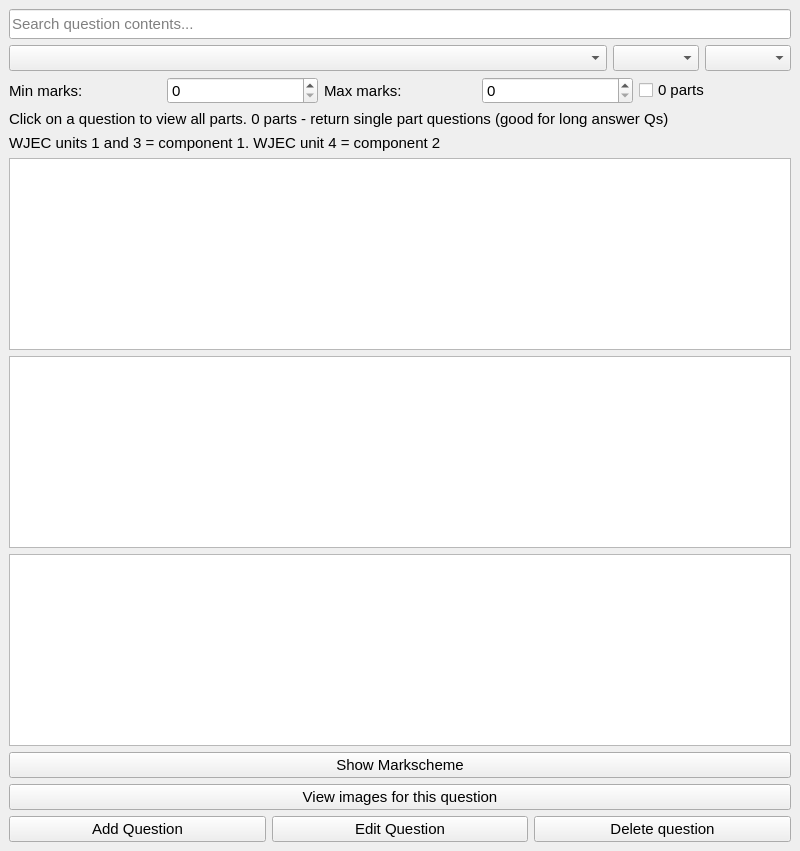
<?xml version="1.0" encoding="UTF-8"?>
<ui version="4.0">
 <class>ViewAllQuestions</class>
 <widget class="QMainWindow" name="ViewAllQuestions">
  <property name="geometry">
   <rect>
    <x>0</x>
    <y>0</y>
    <width>800</width>
    <height>820</height>
   </rect>
  </property>
  <property name="font">
   <font>
    <pointsize>11</pointsize>
   </font>
  </property>
  <property name="windowTitle">
   <string>Question Bank</string>
  </property>
  <property name="documentMode">
   <bool>false</bool>
  </property>
  <property name="tabShape">
   <enum>QTabWidget::Rounded</enum>
  </property>
  <widget class="QWidget" name="centralwidget">
   <layout class="QVBoxLayout" name="verticalLayout">
    <item>
     <widget class="QLineEdit" name="lineEdit">
      <property name="sizePolicy">
       <sizepolicy hsizetype="Expanding" vsizetype="Minimum">
        <horstretch>0</horstretch>
        <verstretch>0</verstretch>
       </sizepolicy>
      </property>
      <property name="minimumSize">
       <size>
        <width>0</width>
        <height>30</height>
       </size>
      </property>
      <property name="placeholderText">
       <string>Search question contents...</string>
      </property>
     </widget>
    </item>
    <item>
     <layout class="QHBoxLayout" name="horizontalLayout">
      <property name="sizeConstraint">
       <enum>QLayout::SetDefaultConstraint</enum>
      </property>
      <item>
       <widget class="QComboBox" name="cbSelectTopic">
        <property name="sizePolicy">
         <sizepolicy hsizetype="MinimumExpanding" vsizetype="Fixed">
          <horstretch>0</horstretch>
          <verstretch>0</verstretch>
         </sizepolicy>
        </property>
       </widget>
      </item>
      <item>
       <widget class="QComboBox" name="cbComponent">
        <property name="sizePolicy">
         <sizepolicy hsizetype="Minimum" vsizetype="Fixed">
          <horstretch>0</horstretch>
          <verstretch>0</verstretch>
         </sizepolicy>
        </property>
        <property name="sizeAdjustPolicy">
         <enum>QComboBox::AdjustToContents</enum>
        </property>
       </widget>
      </item>
      <item>
       <widget class="QComboBox" name="cbLevel">
        <property name="sizePolicy">
         <sizepolicy hsizetype="Minimum" vsizetype="Fixed">
          <horstretch>0</horstretch>
          <verstretch>0</verstretch>
         </sizepolicy>
        </property>
       </widget>
      </item>
     </layout>
    </item>
    <item>
     <layout class="QHBoxLayout" name="horizontalLayout_2">
      <item>
       <widget class="QLabel" name="lMin">
        <property name="text">
         <string>Min marks:</string>
        </property>
       </widget>
      </item>
      <item>
       <widget class="QSpinBox" name="sbMin"/>
      </item>
      <item>
       <widget class="QLabel" name="lMax">
        <property name="text">
         <string>Max marks:</string>
        </property>
       </widget>
      </item>
      <item>
       <widget class="QSpinBox" name="sbMax"/>
      </item>
      <item>
       <widget class="QCheckBox" name="checkBoxForSingleParts">
        <property name="text">
         <string>0 parts</string>
        </property>
       </widget>
      </item>
     </layout>
    </item>
    <item>
     <widget class="QLabel" name="lTip">
      <property name="text">
       <string>Click on a question to view all parts. 0 parts - return single part questions (good for long answer Qs)</string>
      </property>
     </widget>
    </item>
    <item>
     <widget class="QLabel" name="lWjec">
      <property name="text">
       <string>WJEC units 1 and 3 = component 1. WJEC unit 4 = component 2</string>
      </property>
     </widget>
    </item>
    <item>
     <widget class="QTableWidget" name="twQuestionBank">
      <property name="sizePolicy">
       <sizepolicy hsizetype="Expanding" vsizetype="MinimumExpanding">
        <horstretch>0</horstretch>
        <verstretch>0</verstretch>
       </sizepolicy>
      </property>
      <property name="editTriggers">
       <set>QAbstractItemView::NoEditTriggers</set>
      </property>
      <property name="selectionMode">
       <enum>QAbstractItemView::SingleSelection</enum>
      </property>
      <attribute name="horizontalHeaderStretchLastSection">
       <bool>true</bool>
      </attribute>
     </widget>
    </item>
    <item>
     <widget class="QTableWidget" name="twParts">
      <property name="sizePolicy">
       <sizepolicy hsizetype="Expanding" vsizetype="Minimum">
        <horstretch>0</horstretch>
        <verstretch>0</verstretch>
       </sizepolicy>
      </property>
      <property name="editTriggers">
       <set>QAbstractItemView::NoEditTriggers</set>
      </property>
      <property name="selectionMode">
       <enum>QAbstractItemView::SingleSelection</enum>
      </property>
      <attribute name="horizontalHeaderStretchLastSection">
       <bool>true</bool>
      </attribute>
     </widget>
    </item>
    <item>
     <widget class="QTextEdit" name="teQuestionPreview">
      <property name="sizePolicy">
       <sizepolicy hsizetype="Expanding" vsizetype="MinimumExpanding">
        <horstretch>0</horstretch>
        <verstretch>0</verstretch>
       </sizepolicy>
      </property>
      <property name="undoRedoEnabled">
       <bool>false</bool>
      </property>
      <property name="readOnly">
       <bool>true</bool>
      </property>
     </widget>
    </item>
    <item>
     <widget class="QPushButton" name="pbShowMarkscheme">
      <property name="text">
       <string>Show Markscheme</string>
      </property>
     </widget>
    </item>
    <item>
     <widget class="QPushButton" name="pbViewImages">
      <property name="text">
       <string>View images for this question</string>
      </property>
     </widget>
    </item>
    <item>
     <layout class="QHBoxLayout" name="horizontalLayout_3">
      <item>
       <widget class="QPushButton" name="pbAddQuestion">
        <property name="text">
         <string>Add Question</string>
        </property>
       </widget>
      </item>
      <item>
       <widget class="QPushButton" name="pbEditQuestion">
        <property name="text">
         <string>Edit Question</string>
        </property>
       </widget>
      </item>
      <item>
       <widget class="QPushButton" name="pbDeleteQuestion">
        <property name="text">
         <string>Delete question</string>
        </property>
       </widget>
      </item>
     </layout>
    </item>
   </layout>
  </widget>
 </widget>
 <resources/>
 <connections/>
</ui>
